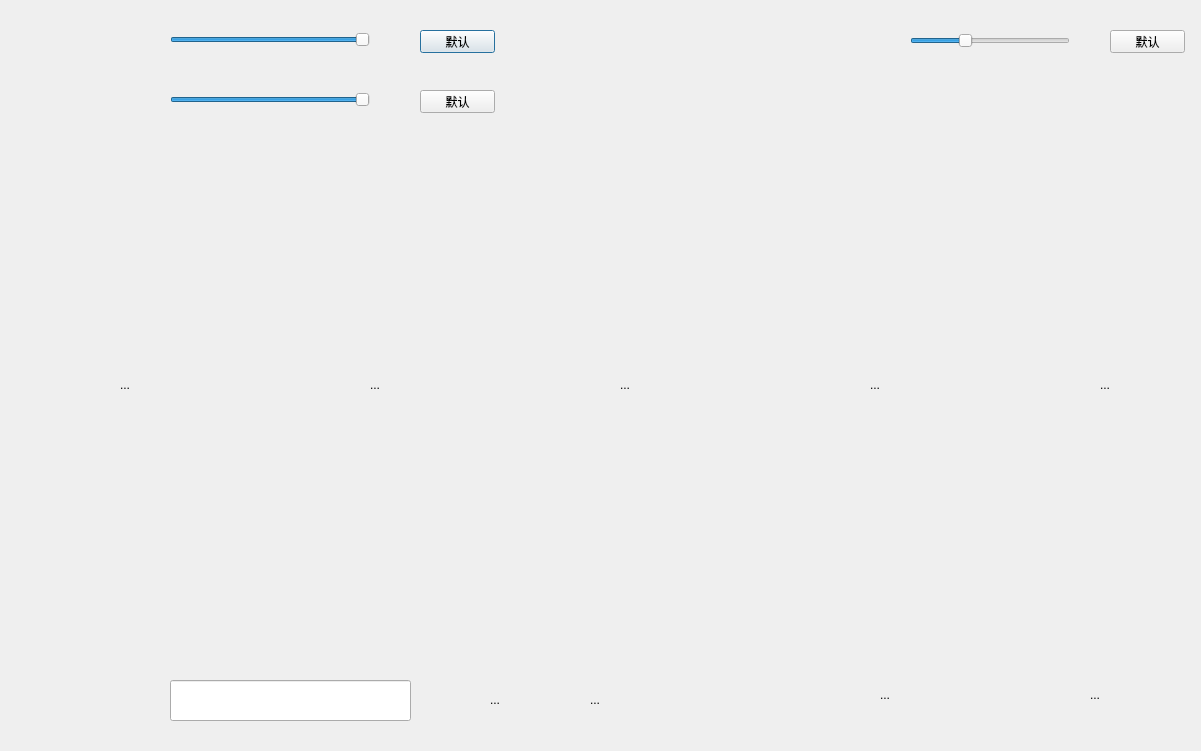
<?xml version="1.0" encoding="UTF-8"?>
<ui version="4.0">
 <class>Second</class>
 <widget class="QDialog" name="Second">
  <property name="geometry">
   <rect>
    <x>0</x>
    <y>0</y>
    <width>1201</width>
    <height>751</height>
   </rect>
  </property>
  <property name="windowTitle">
   <string>Dialog</string>
  </property>
  <widget class="QToolButton" name="tbnLetsstart">
   <property name="geometry">
    <rect>
     <x>1000</x>
     <y>650</y>
     <width>190</width>
     <height>90</height>
    </rect>
   </property>
   <property name="text">
    <string>...</string>
   </property>
   <property name="icon">
    <iconset resource="resource.qrc">
     <normaloff>:/new/prefix1/resource/xialou.png</normaloff>:/new/prefix1/resource/xialou.png</iconset>
   </property>
   <property name="iconSize">
    <size>
     <width>190</width>
     <height>90</height>
    </size>
   </property>
   <property name="autoRaise">
    <bool>true</bool>
   </property>
  </widget>
  <widget class="QSlider" name="SdBGM">
   <property name="geometry">
    <rect>
     <x>170</x>
     <y>30</y>
     <width>200</width>
     <height>20</height>
    </rect>
   </property>
   <property name="maximum">
    <number>100</number>
   </property>
   <property name="value">
    <number>100</number>
   </property>
   <property name="orientation">
    <enum>Qt::Horizontal</enum>
   </property>
  </widget>
  <widget class="QSlider" name="SdGame">
   <property name="geometry">
    <rect>
     <x>170</x>
     <y>90</y>
     <width>200</width>
     <height>20</height>
    </rect>
   </property>
   <property name="maximum">
    <number>100</number>
   </property>
   <property name="value">
    <number>100</number>
   </property>
   <property name="orientation">
    <enum>Qt::Horizontal</enum>
   </property>
  </widget>
  <widget class="QToolButton" name="tbtnback">
   <property name="geometry">
    <rect>
     <x>790</x>
     <y>650</y>
     <width>190</width>
     <height>90</height>
    </rect>
   </property>
   <property name="text">
    <string>...</string>
   </property>
   <property name="icon">
    <iconset resource="resource.qrc">
     <normaloff>:/new/prefix1/resource/fanhui.png</normaloff>:/new/prefix1/resource/fanhui.png</iconset>
   </property>
   <property name="iconSize">
    <size>
     <width>190</width>
     <height>90</height>
    </size>
   </property>
   <property name="autoRaise">
    <bool>true</bool>
   </property>
  </widget>
  <widget class="QLineEdit" name="Leduser">
   <property name="geometry">
    <rect>
     <x>170</x>
     <y>680</y>
     <width>241</width>
     <height>41</height>
    </rect>
   </property>
   <property name="styleSheet">
    <string notr="true">font: 75 18pt &quot;华文中宋&quot;;</string>
   </property>
   <property name="text">
    <string/>
   </property>
   <property name="maxLength">
    <number>20</number>
   </property>
  </widget>
  <widget class="QToolButton" name="tbtnUserclear">
   <property name="geometry">
    <rect>
     <x>460</x>
     <y>680</y>
     <width>70</width>
     <height>40</height>
    </rect>
   </property>
   <property name="text">
    <string>...</string>
   </property>
   <property name="icon">
    <iconset resource="resource.qrc">
     <normaloff>:/new/prefix1/resource/userclear.png</normaloff>:/new/prefix1/resource/userclear.png</iconset>
   </property>
   <property name="iconSize">
    <size>
     <width>70</width>
     <height>40</height>
    </size>
   </property>
   <property name="autoRaise">
    <bool>true</bool>
   </property>
  </widget>
  <widget class="QToolButton" name="tbtnUseryes">
   <property name="geometry">
    <rect>
     <x>560</x>
     <y>680</y>
     <width>70</width>
     <height>40</height>
    </rect>
   </property>
   <property name="text">
    <string>...</string>
   </property>
   <property name="icon">
    <iconset resource="resource.qrc">
     <normaloff>:/new/prefix1/resource/useryes.png</normaloff>:/new/prefix1/resource/useryes.png</iconset>
   </property>
   <property name="iconSize">
    <size>
     <width>70</width>
     <height>40</height>
    </size>
   </property>
   <property name="autoRaise">
    <bool>true</bool>
   </property>
  </widget>
  <widget class="QPushButton" name="btnBGM">
   <property name="geometry">
    <rect>
     <x>420</x>
     <y>30</y>
     <width>75</width>
     <height>23</height>
    </rect>
   </property>
   <property name="text">
    <string>默认</string>
   </property>
  </widget>
  <widget class="QPushButton" name="BtnGame">
   <property name="geometry">
    <rect>
     <x>420</x>
     <y>90</y>
     <width>75</width>
     <height>23</height>
    </rect>
   </property>
   <property name="text">
    <string>默认</string>
   </property>
  </widget>
  <widget class="QToolButton" name="tbtnp1yes">
   <property name="geometry">
    <rect>
     <x>100</x>
     <y>360</y>
     <width>50</width>
     <height>50</height>
    </rect>
   </property>
   <property name="text">
    <string>...</string>
   </property>
   <property name="icon">
    <iconset resource="resource.qrc">
     <normaloff>:/new/prefix1/resource/yesplayer1.png</normaloff>:/new/prefix1/resource/yesplayer1.png</iconset>
   </property>
   <property name="iconSize">
    <size>
     <width>50</width>
     <height>50</height>
    </size>
   </property>
   <property name="autoRaise">
    <bool>true</bool>
   </property>
  </widget>
  <widget class="QToolButton" name="tbtnp2yes">
   <property name="geometry">
    <rect>
     <x>350</x>
     <y>360</y>
     <width>50</width>
     <height>50</height>
    </rect>
   </property>
   <property name="text">
    <string>...</string>
   </property>
   <property name="icon">
    <iconset resource="resource.qrc">
     <normaloff>:/new/prefix1/resource/yesplayer2.png</normaloff>:/new/prefix1/resource/yesplayer2.png</iconset>
   </property>
   <property name="iconSize">
    <size>
     <width>50</width>
     <height>50</height>
    </size>
   </property>
   <property name="autoRaise">
    <bool>true</bool>
   </property>
  </widget>
  <widget class="QToolButton" name="tbtnp3yes">
   <property name="geometry">
    <rect>
     <x>600</x>
     <y>360</y>
     <width>50</width>
     <height>50</height>
    </rect>
   </property>
   <property name="text">
    <string>...</string>
   </property>
   <property name="icon">
    <iconset resource="resource.qrc">
     <normaloff>:/new/prefix1/resource/yesplayer3.png</normaloff>:/new/prefix1/resource/yesplayer3.png</iconset>
   </property>
   <property name="iconSize">
    <size>
     <width>50</width>
     <height>50</height>
    </size>
   </property>
   <property name="autoRaise">
    <bool>true</bool>
   </property>
  </widget>
  <widget class="QToolButton" name="tbtnp4yes">
   <property name="geometry">
    <rect>
     <x>850</x>
     <y>360</y>
     <width>50</width>
     <height>50</height>
    </rect>
   </property>
   <property name="text">
    <string>...</string>
   </property>
   <property name="icon">
    <iconset resource="resource.qrc">
     <normaloff>:/new/prefix1/resource/yesplayer4.png</normaloff>:/new/prefix1/resource/yesplayer4.png</iconset>
   </property>
   <property name="iconSize">
    <size>
     <width>50</width>
     <height>50</height>
    </size>
   </property>
   <property name="autoRaise">
    <bool>true</bool>
   </property>
  </widget>
  <widget class="QToolButton" name="tbtnp5yes">
   <property name="geometry">
    <rect>
     <x>1080</x>
     <y>360</y>
     <width>50</width>
     <height>50</height>
    </rect>
   </property>
   <property name="text">
    <string>...</string>
   </property>
   <property name="icon">
    <iconset resource="resource.qrc">
     <normaloff>:/new/prefix1/resource/yesplayer5.png</normaloff>:/new/prefix1/resource/yesplayer5.png</iconset>
   </property>
   <property name="iconSize">
    <size>
     <width>50</width>
     <height>50</height>
    </size>
   </property>
   <property name="autoRaise">
    <bool>true</bool>
   </property>
  </widget>
  <widget class="QSlider" name="Sdgameclass">
   <property name="geometry">
    <rect>
     <x>910</x>
     <y>30</y>
     <width>160</width>
     <height>22</height>
    </rect>
   </property>
   <property name="minimum">
    <number>250</number>
   </property>
   <property name="maximum">
    <number>1000</number>
   </property>
   <property name="value">
    <number>500</number>
   </property>
   <property name="orientation">
    <enum>Qt::Horizontal</enum>
   </property>
  </widget>
  <widget class="QPushButton" name="btngameclass">
   <property name="geometry">
    <rect>
     <x>1110</x>
     <y>30</y>
     <width>75</width>
     <height>23</height>
    </rect>
   </property>
   <property name="text">
    <string>默认</string>
   </property>
  </widget>
 </widget>
 <resources>
  <include location="resource.qrc"/>
 </resources>
 <connections/>
</ui>
